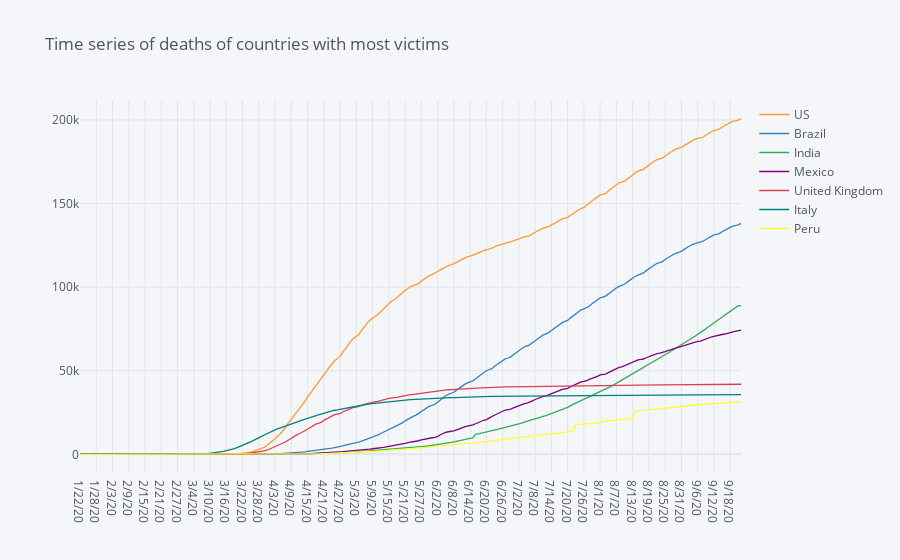

Notebook code for this chart:
### Markdown cell above
## 3.2 Time series plot of the countries with most Deaths

Unfortunately, the steep upward trend of most countries is much worse than China and therefore very worrying. Especially for the US, the trend is steep upward over the past weeks.

### Code cell
ts_country = df_death.drop(columns = ['Lat', 'Long', 'Province/State'])
ts_country = ts_country.groupby(['Country']).sum()

#get countries with most cases on last date in dataframe
ts_country = ts_country.sort_values(by = ts_country.columns[-1], ascending = False).head(7)
#drop last date as not always updated
ts_country.drop(ts_country.columns[len(ts_country.columns)-1], axis=1, inplace=True)

ts_country.transpose().iplot(title = 'Time series of deaths of countries with most victims')

### Figure 1 — Plotly figure (JSON) as saved in the notebook; plotly's stock layout.template omitted (floating-point values rounded to 4 significant figures; data arrays with more than 128 entries replaced by an {"elided": "..."} marker saying what was removed)
{"data": [{"line": {"color": "rgba(255, 153, 51, 1.0)", "dash": "solid", "shape": "linear", "width": 1.3}, "mode": "lines", "name": "US", "text": "", "type": "scatter", "x": {"elided": "245 str values"}, "y": {"elided": "245 int values"}}, {"line": {"color": "rgba(55, 128, 191, 1.0)", "dash": "solid", "shape": "linear", "width": 1.3}, "mode": "lines", "name": "Brazil", "text": "", "type": "scatter", "x": {"elided": "245 str values"}, "y": {"elided": "245 int values"}}, {"line": {"color": "rgba(50, 171, 96, 1.0)", "dash": "solid", "shape": "linear", "width": 1.3}, "mode": "lines", "name": "India", "text": "", "type": "scatter", "x": {"elided": "245 str values"}, "y": {"elided": "245 int values"}}, {"line": {"color": "rgba(128, 0, 128, 1.0)", "dash": "solid", "shape": "linear", "width": 1.3}, "mode": "lines", "name": "Mexico", "text": "", "type": "scatter", "x": {"elided": "245 str values"}, "y": {"elided": "245 int values"}}, {"line": {"color": "rgba(219, 64, 82, 1.0)", "dash": "solid", "shape": "linear", "width": 1.3}, "mode": "lines", "name": "United Kingdom", "text": "", "type": "scatter", "x": {"elided": "245 str values"}, "y": {"elided": "245 int values"}}, {"line": {"color": "rgba(0, 128, 128, 1.0)", "dash": "solid", "shape": "linear", "width": 1.3}, "mode": "lines", "name": "Italy", "text": "", "type": "scatter", "x": {"elided": "245 str values"}, "y": {"elided": "245 int values"}}, {"line": {"color": "rgba(255, 255, 51, 1.0)", "dash": "solid", "shape": "linear", "width": 1.3}, "mode": "lines", "name": "Peru", "text": "", "type": "scatter", "x": {"elided": "245 str values"}, "y": {"elided": "245 int values"}}], "layout": {"legend": {"bgcolor": "#F5F6F9", "font": {"color": "#4D5663"}}, "paper_bgcolor": "#F5F6F9", "plot_bgcolor": "#F5F6F9", "title": {"font": {"color": "#4D5663"}, "text": "Time series of deaths of countries with most victims"}, "xaxis": {"gridcolor": "#E1E5ED", "showgrid": true, "tickfont": {"color": "#4D5663"}, "title": {"font": {"color": "#4D5663"}, "text": ""}, "zerolinecolor": "#E1E5ED"}, "yaxis": {"gridcolor": "#E1E5ED", "showgrid": true, "tickfont": {"color": "#4D5663"}, "title": {"font": {"color": "#4D5663"}, "text": ""}, "zerolinecolor": "#E1E5ED"}}}
